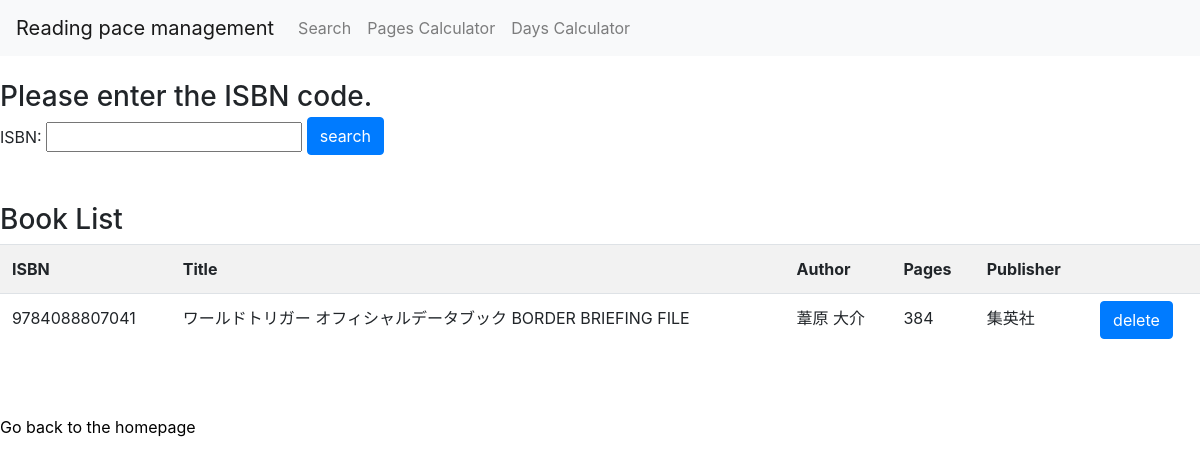
Before: /search with the older database file.
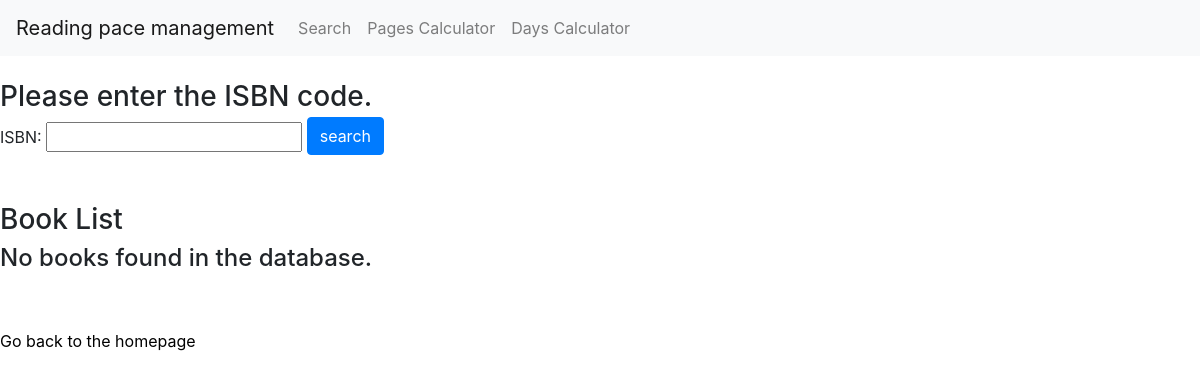
After: the same page with the newer database file.
### tables this page shows
CREATE TABLE 'books' ('isbn' INTEGER,
            title TEXT,
            author TEXT,'pages' INTEGER,
            publisher TEXT
        , PRIMARY KEY ("isbn") );

### app.py (the view, shortened to what this page needs)
@app.route("/search", methods=["GET", "POST"])
def search():
    conn = create_conn()
    c = conn.cursor()
    c.execute("SELECT * FROM books")
    books = c.fetchall()
    c.execute("SELECT sum(pages) FROM books")
    total_pages = c.fetchone()[0]
    if request.method == "GET":
        return render_template("search.html", books=books, total_pages=total_pages)

### app.py (called while the page is built)
def create_conn():
    conn = sqlite3.connect("books.db")
    c = conn.cursor()
    c.execute("CREATE TABLE IF NOT EXISTS books (isbn INTEGER PRIMARY KEY, title TEXT, author TEXT, pages INTEGER, publisher TEXT)")
    return conn

### templates/search.html (shortened to what this page needs)
{% extends "layout.html" %}
{% block content %}
<h3>Please enter the ISBN code.</h3>
<form action="/search" method="post">
  ISBN: <input type="text" name="isbn">
 <button type="submit" class="btn btn-primary">search</button>
</form>
<br><br>
<h3>Book List</h3>
{% if books %}
    <table class="table table-striped">
      <tr>
        <th scope="col">ISBN</th>
        <th scope="col">Title</th>
        <th scope="col">Author</th>
        <th scope="col">Pages</th>
        <th scope="col">Publisher</th>
        <th scope="col"></th>
      </tr>
      {% for book in books %}
        <tr>
          <td>{{ book[0] }}</td>
          <td>{{ book[1] }}</td>
          <td>{{ book[2] }}</td>
          <td>{{ book[3] }}</td>
          <td>{{ book[4] }}</td>
          <td>
            <form action="/delete" method="post">
              <button type="submit" class="btn btn-primary">delete</button>
            </form>
          </td>
        </tr>
      {% endfor %}
    </table>
  {% else %}
    <h4>No books found in the database.</h4>
  {% endif %}
  <br><br>
<a href="/">Go back to the homepage</a>
{% endblock %}

Changed rows visible on the page:
removed books: isbn "9784088807041", title "ワールドトリガー オフィシャルデータブック BORDER BRIEFING FILE", author "葦原 大介", pages "384", publisher "集英社"
Other visible differences:
text no longer shown: "ISBN Title Author Pages Publisher"
text now shown: "No books found in the database."
